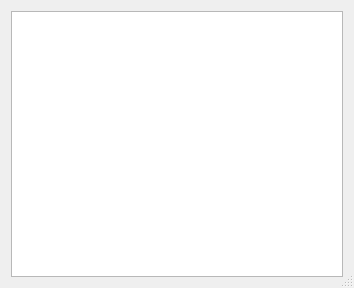
<?xml version="1.0" encoding="UTF-8"?>
<ui version="4.0">
 <class>collectionInfo</class>
 <widget class="QDialog" name="collectionInfo">
  <property name="geometry">
   <rect>
    <x>0</x>
    <y>0</y>
    <width>354</width>
    <height>288</height>
   </rect>
  </property>
  <property name="sizePolicy">
   <sizepolicy hsizetype="Preferred" vsizetype="Preferred">
    <horstretch>0</horstretch>
    <verstretch>0</verstretch>
   </sizepolicy>
  </property>
  <property name="windowTitle">
   <string>Collection Info</string>
  </property>
  <property name="sizeGripEnabled">
   <bool>true</bool>
  </property>
  <layout class="QGridLayout" name="gridLayout">
   <item row="0" column="0">
    <widget class="QTableView" name="tableView">
     <property name="maximumSize">
      <size>
       <width>591</width>
       <height>311</height>
      </size>
     </property>
    </widget>
   </item>
  </layout>
 </widget>
 <resources/>
 <connections/>
</ui>
